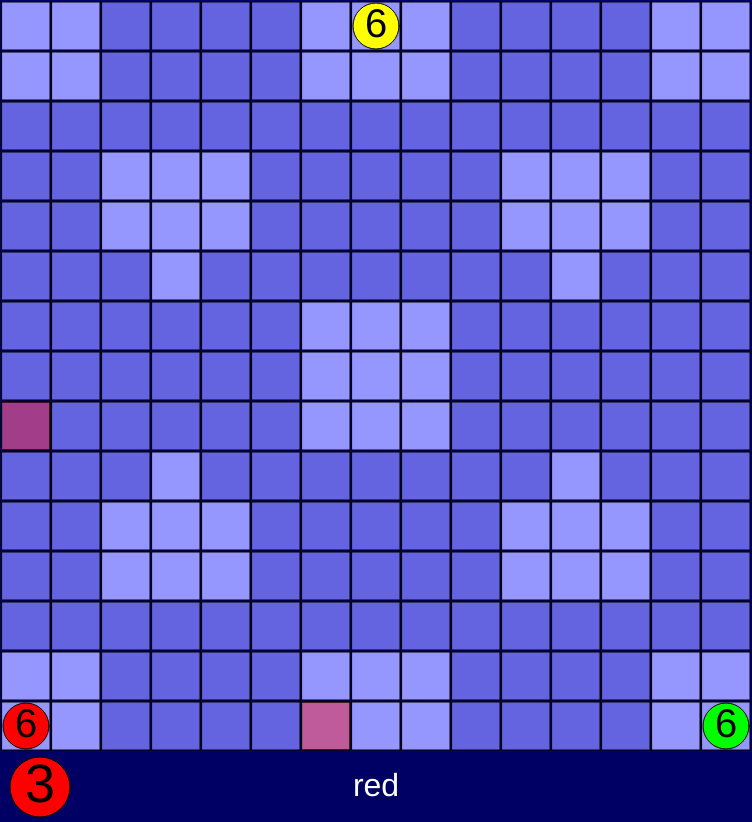
Frame 1 (no input)
Frame 60 (no input): identical to frame 1, image omitted
Frame 120 (the mouse pressed at the canvas centre since frame 60): identical to frame 1, image omitted

The p5.js sketch that drew this single still picture (run headless with seeded random() and noise() and a simulated clock; from frame 60 on, the mouse is pressed at the canvas centre):

// p5.js sketch
// ── sketch.js
let grid = [];
const gridSize = 15;
const boxSize = 50;
const nameBoxSize = boxSize * 1.4;
const nbAreas = 11;
let colors;
const autoplay = false;

let gameOver = false;
let backgroundColor = null;
let boxColor = null;
let areaBoxColor = null;
let players = [];
let currentPlayerId;
let played = false;
let scores;
let availableBoxes;
let startingBoxes;

function setup() {
  backgroundColor = color(0, 0, 100);
  boxColor = color(100, 100, 225);
  areaBoxColor = color(150, 150, 255);
  colors = [
    color(255, 0, 0),
    color(0, 255, 0),
    color(255, 255, 0)
  ];
  const playerNames = ['red', 'green', 'yellow'];
  scores = [0, 0, 0];
  const zones = [
    1,1,0,0,0,0,2,2,2,0,0,0,0,3,3,
    1,1,0,0,0,0,2,2,2,0,0,0,0,3,3,
    0,0,0,0,0,0,0,0,0,0,0,0,0,0,0,
    0,0,4,4,4,0,0,0,0,0,5,5,5,0,0,
    0,0,4,4,4,0,0,0,0,0,5,5,5,0,0,
    0,0,0,4,0,0,0,0,0,0,0,5,0,0,0,
    0,0,0,0,0,0,6,6,6,0,0,0,0,0,0,
    0,0,0,0,0,0,6,6,6,0,0,0,0,0,0,
    0,0,0,0,0,0,6,6,6,0,0,0,0,0,0,
    0,0,0,7,0,0,0,0,0,0,0,8,0,0,0,
    0,0,7,7,7,0,0,0,0,0,8,8,8,0,0,
    0,0,7,7,7,0,0,0,0,0,8,8,8,0,0,
    0,0,0,0,0,0,0,0,0,0,0,0,0,0,0,
    9,9,0,0,0,0,10,10,10,0,0,0,0,11,11,
    9,9,0,0,0,0,10,10,10,0,0,0,0,11,11
  ];
  for (let y = 0; y < gridSize; y++) {
    for (let x = 0; x < gridSize; x++) {
      grid.push(new Box(zones[getId(x, y)], x, y));
    }
  }
  for (let i = 0; i < playerNames.length; i++) {
    players.push(new Player(i, playerNames[i], colors[i]));
  }
  startingBoxes = [
    grid[getId(0, 14)],
    grid[getId(14, 14)],
    grid[getId(7, 0)]
  ]
  createCanvas(gridSize * boxSize + 2, gridSize * boxSize + 2 + nameBoxSize);

  currentPlayerId = 0;
  played = false;

  for (let i = 0; i < players.length; i++) {
    players[i].drawToken(6);
    players[i].playTokenOn(startingBoxes[i]);
  }

  players[0].drawToken();

  highlightAvailableBoxes();
}

function idle() {
  if (played) {
    clearHighlights();
    currentPlayerId = nextPlayerId();
    try {
      currentPlayer().drawToken();

      highlightAvailableBoxes();
    } catch(e) {
      computeScores();
      noLoop();
      gameOver = true;
    }

    played = false;
  }
}

function computeScores() {
  const areas = [];
  for (let i = 0; i < nbAreas; i++) {
    areas[i] = [];
    for (let j = 0; j < players.length; j++) {
      areas[i][j] = 0;
    }
  }

  for (const box of grid) {
    if (box.zone > 0 && box.hasTokens()) {
      areas[box.zone - 1][box.lastToken().player.id]++;
    }
  }
  //console.table(areas);

  for (const area of areas) {
    maxValue = Math.max.apply(null, area);
    let nbPlayersFirstPos = 0;
    if (maxValue > 0) {
      for (i = 0; i < players.length; i++) {
        if (area[i] === maxValue) {
          area[i] = 0;
          scores[i] += 4;
          nbPlayersFirstPos++;
        }
      }
    }

    if (nbPlayersFirstPos != 1) {
      continue;
    }

    maxValue = Math.max.apply(null, area);
    if (maxValue > 0) {
      for (i = 0; i < players.length; i++) {
        if (area[i] === maxValue) {
          scores[i] += 2;
          area[i] = 0;
        }
      }
    }
  }
}

function clearHighlights() {
  for (const box of grid) {
    box.highlight(false);
  }
}

function highlightAvailableBoxes() {
  availableBoxes = getAvailableBoxes();
  for (const box of availableBoxes) {
    box.highlight();
  }
}

function getAvailableBoxes() {
  const boxes = [];
  for (let y = 0; y < gridSize; y++) {
    for (let x = 0; x < gridSize; x++) {
      const box = grid[getId(x, y)];
      if (box.hasTokens() && box.lastToken().player === currentPlayer()) {
        const token = box.lastToken();
        if (x >= token.first && highlightLineIfPossible(box, grid[getId(x - token.first, y)]))
          boxes.push(grid[getId(x - token.first, y)]);
        if (x + token.first < gridSize && highlightLineIfPossible(box, grid[getId(x + token.first, y)]))
          boxes.push(grid[getId(x + token.first, y)]);
        if (y >= token.first && highlightColumnIfPossible(box, grid[getId(x, y - token.first)]))
          boxes.push(grid[getId(x, y - token.first)]);
        if (y + token.first < gridSize && highlightColumnIfPossible(box, grid[getId(x, y + token.first)]))
          boxes.push(grid[getId(x, y + token.first)]);
      }
    }
  }
  if (boxes.length === 0) {
    if (startingBoxes[currentPlayerId].tokens.length < 2) {
      boxes.push(startingsBoxes[currentPlayerId]);
    }
  }
  if (boxes.length === 0) {
    played = true;
  }
  return boxes;
}

function highlightLineIfPossible(source, target) {
  const diff = target.x > source.x ? 1 : -1;

  if (target.tokens.length > 1) {
    return false;
  }

  for (let x = source.x + diff; Math.abs(x - target.x) >= 1; x += diff) {
    if (grid[getId(x, source.y)].hasTokens()) return false;
  }

  return true;
}

function highlightColumnIfPossible(source, target) {
  const diff = target.y > source.y ? 1 : -1;

  if (target.tokens.length > 1) {
    return false;
  }

  for (let y = source.y + diff; Math.abs(y - target.y) >= 1; y += diff) {
    if (grid[getId(source.x, y)].hasTokens()) return false;
  }

  return true;
}

function draw() {
  idle();

  background(backgroundColor);

  push();
  translate(1, 1);

  // Draw grid
  for (const box of grid) {
    box.display();
  }

  pop();

  // Draw current token
  displayCurrentToken();

  // Draw player's name
  fill(255);
  textAlign(CENTER, CENTER);
  textSize(32);
  text(currentPlayer().name, width / 2, boxSize * gridSize + 2 + nameBoxSize / 2);
  
  if (gameOver) {
    const w = width - 20;
    const h = boxSize * gridSize - 20;
    
    noStroke();
    fill(0, 0, 0, 150);
    rect(10, 10, w, h);
    
    push();
    translate(10, 10);
    fill(255);
    for (let i = 0; i < players.length; i++) {
      textAlign(LEFT, CENTER);
      text(players[i].name, 20, (i * h / players.length) + h / (players.length * 2));
      textAlign(RIGHT, CENTER);
      text(scores[i], w - 20, (i * h / players.length) + h / (players.length * 2));
    }
    pop();
  }

  if (autoplay && !played) {
    if (availableBoxes.length > 0 && currentPlayer().currentToken)
      currentPlayer().playTokenOn(availableBoxes[Math.floor(random(availableBoxes.length))]);
    played = true;
  }
}

function displayCurrentToken() {
  if (currentPlayer().currentToken)
    currentPlayer().currentToken.display(5 + nameBoxSize / 2, boxSize * gridSize + 2 + nameBoxSize / 2, nameBoxSize - 10);
}

function mousePressed() {
  if (clickedOnABox()) {
    const x = Math.floor(mouseX / boxSize);
    const y = Math.floor(mouseY / boxSize);
    const box = grid[getId(x, y)];

    if (box.highlighting) {
      currentPlayer().playTokenOn(box);
      played = true;
    }
  } else if (clickedOnCurrentToken()) {
    currentPlayer().currentToken.flip();
  }
}

function clickedOnABox() {
  return mouseX >= 0
    &&   mouseX < gridSize * boxSize
    &&   mouseY >+ 0
    &&   mouseY < gridSize * boxSize;
}

function clickedOnCurrentToken() {
  return dist(mouseX, mouseY, 5 + nameBoxSize / 2, boxSize * gridSize + 2 + nameBoxSize / 2) < (nameBoxSize - 10) / 2;
}

function currentPlayer() {
  return players[currentPlayerId];
}

function nextPlayerId() {
  return (currentPlayerId + 1) % players.length;
}

function getId(x, y) {
  return y * gridSize + x;
}

// ── Box.js
class Box {

  constructor(zone, x, y) {
    this.zone = zone;
    this.x = x;
    this.y = y;
    this.tokens = [];
    this.highlighting = false;
  }

  display() {
    if (this.zone > 0) {
      fill(areaBoxColor)
    } else {
      fill(boxColor);
    }
    push();
    translate(this.x * boxSize, this.y * boxSize);
    rect(1, 1, boxSize - 2, boxSize - 2);
    if (this.highlighting) {
      const r = red(currentPlayer().color);
      const g = green(currentPlayer().color);
      const b = blue(currentPlayer().color);
      fill(r, g, b, 100);
      rect(1, 1, boxSize - 2, boxSize - 2);
    }
    if (this.tokens.length > 0) {
      this.tokens[0].display(boxSize / 2, boxSize / 2, boxSize - 4, this.tokens.length === 1);
    }
    if (this.tokens.length > 1) {
      this.tokens[1].display(boxSize / 2, boxSize / 2, boxSize - 10);
    }
    pop();
  }

  add(token) {
    if (this.tokens.length < 2) {
      this.tokens.push(token);
    } else {
      throw new Error('No more room on this box');
    }
  }

  highlight(toggle) {
    if (toggle === undefined) toggle = true;

    this.highlighting = toggle;
  }

  hasTokens() {
    return this.tokens.length > 0;
  }

  lastToken() {
    return this.hasTokens() ? this.tokens[this.tokens.length - 1] : null;
  }

}

// ── Player.js
class Player {

  constructor(id, name, color) {
    this.id = id;
    this.name = name;
    this.color = color;
    this.bag = [];
    for (let j = 1; j <= 3; j++) {
      for (let i = 0; i < 8; i++) {
        this.bag.push(new Token(j, 7 - j, this));
      }
    }
    this.currentToken = null;
  }

  drawToken(value) {
    if (!value
        || typeof value !== 'number'
        || value < 1
        || value > 6) {
      value = undefined;
    }

    if (!value) {
      if (this.bag.length > 0) {
        this.shuffleBag();
        this.currentToken = this.bag.pop();
      } else {
        throw new Error('No more tokens in the bag');
      }
    } else {
      const index = this.bag.findIndex(e => e.hasValue(value));
      if (index < 0) {
        throw new Error('No more token of this value');
      }
      this.currentToken = this.bag.splice(index, 1)[0];
      if (this.currentToken.first != value) {
        this.currentToken.flip();
      }
    }
  }

  shuffleBag() {
    for (let i = 0; i < this.bag.length; i++) {
      const rd = Math.floor(random(this.bag.length));
      const tmp = this.bag[i];
      this.bag[i] = this.bag[rd];
      this.bag[rd] = tmp;
    }
  }

  playTokenOn(box, y) {
    if (!(box instanceof Box)) {
      const x = box;
      box = grid[getId(x, y)];
    }

    try {
      box.add(this.currentToken);
      this.currentToken = null;
    } catch(e) {
      alert(e);
    }
  }

}

// ── Token.js
class Token {

  constructor(first, second, player) {
    this.first = first;
    this.second = second;
    this.player = player;
  }

  hasValue(value) {
    return this.first === value || this.second === value;
  }

  flip() {
    const tmp = this.first;
    this.first = this.second;
    this.second = tmp;
  }

  display(x, y, width, displayText) {
    fill(this.player.color);
    ellipse(x, y, width, width);

    if (displayText === undefined || displayText) {
      fill(0);
      textAlign(CENTER, CENTER);
      textSize(width - 6);
      text(this.first, x, y);
    }
  }

}
